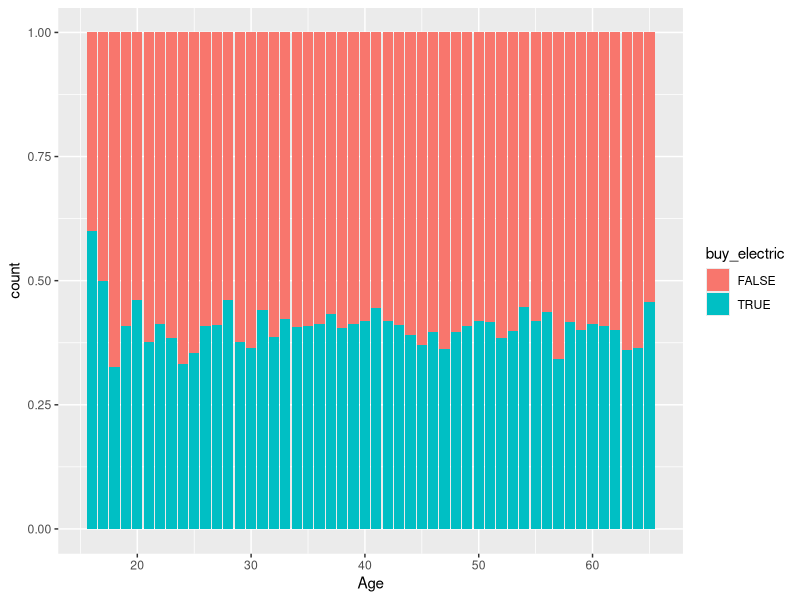
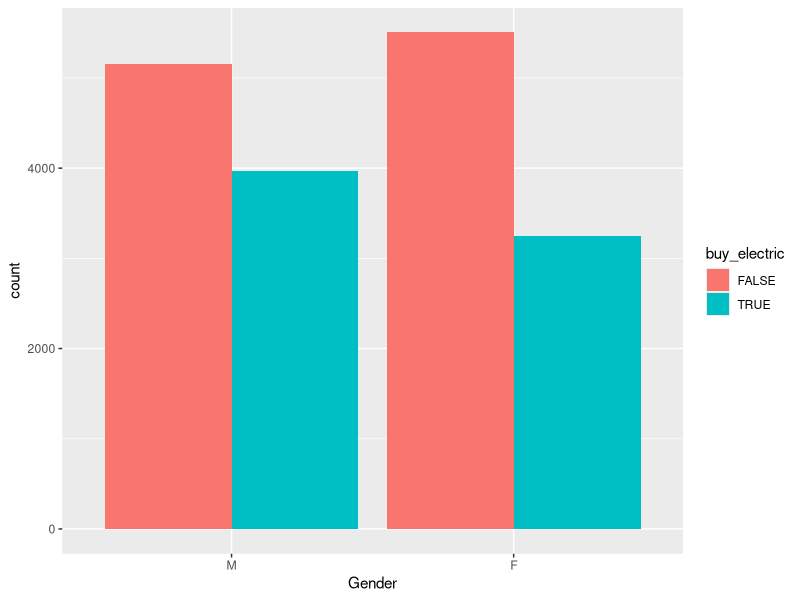
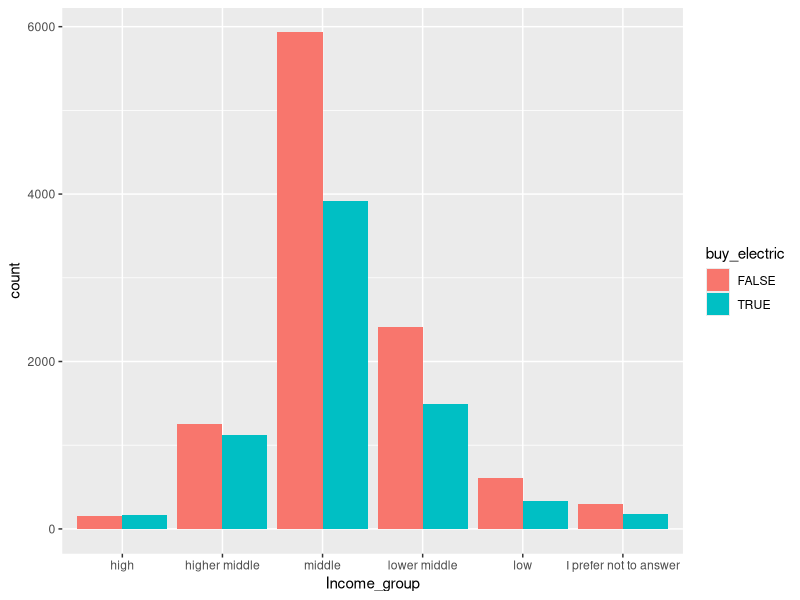

Write R code to recreate these figures, in order.
## ---- chunk 1
knitr::opts_chunk$set(echo = TRUE)
## ---- chunk 2
library(dplyr)
library(ggplot2)
library(tidyr)
library(readr)
library(forcats)
library(lubridate)
## ---- chunk 3
hev <- read.csv2("Data/HEV_article_2018_filtered.csv")
View(hev)
## ---- chunk 4
str(hev)
## ---- chunk 5
hev <- hev %>% select(-Car_sharing_)

hev1 <- hev %>% mutate(Gender = as.factor(Gender),
                       Education_level = as.factor(Education_level),
                       Employment_status = as.factor(Employment_status),
                       Income_group = as.factor(Income_group),
                       Country = as.factor(Country),
                       buy_electric = as.logical(buy_electric),
                       Household_members_number = as.factor(Household_members_number),
                       Plan_to_purchase_vehicle = as.factor(Plan_to_purchase_vehicle))

## ---- chunk 6
levels(hev1$Gender) <- c("M", "F")

levels(hev1$Country) <- c("Austria", "Belgium", "Bulgaria", "Croatia", "Czech Republic",
                          "Denmark", "Estonia", "Finland", "France", "Germany", "Greece",
                          "Hungary", "Ireland", "Italy", "Latvia", "Lithuania", "Netherlands",
                          "Poland", "Portugal", "Romania", "Slovakia", "Slovenia", "Spain",
                          "Sweden", "Great Britain", "Malta", "Luxembourg", "Cyprus")

levels(hev1$Education_level) <- c("Primary (elementary school)", 
                                  "Lower secondary (upper elementary school)", 
                                  "Upper secondary (high school)", 
                                  "Tertiary and higher (University degree or PhD)")

levels(hev1$Employment_status) <- c("Full time employed", "Part time employed", "Unemployed",
                                    "Studying", "Retired", "Other", "I prefer not to answer")

levels(hev1$Household_members_number) <- c("one (myself)", "two", "three", "four", "five", 
                                           "more than five", "I prefer not to answer")

levels(hev1$Plan_to_purchase_vehicle) <- c("Yes, in the next 6 months",
                                           "Yes, in the next 12 months",
                                           "Yes, in the next 2 years", "No", 
                                           "Don’t know/no answer")

levels(hev1$Income_group) <- c("high", "higher middle", "middle", "lower middle", "low", 
                               "I prefer not to answer")

## ---- chunk 7
hev1 %>% summary()
## ---- chunk 8
hev1 %>% ggplot(aes(Age)) + geom_bar(aes(fill = buy_electric), position = "fill")
## ---- chunk 9
hev1 %>% ggplot(aes(Gender)) + geom_bar(aes(fill = buy_electric), position = "dodge")
## ---- chunk 10
hev1 %>% ggplot(aes(Income_group)) + geom_bar(aes(fill = buy_electric), position = "dodge")
## ---- chunk 11
hev1 %>% group_by(Country, Gender, buy_electric) %>% summarise(n = n(), median(Age)) %>% arrange(desc(n))
## ---- chunk 12
levels(hev1$Income_group)
